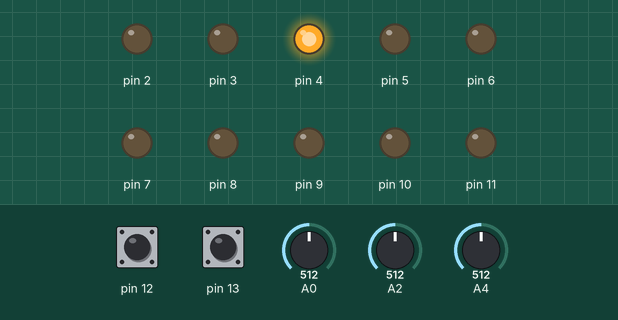
This sketch was run on a simulated Arduino Mega 2560, built with avr-gcc and run on an emulated ATmega2560. Shown: output pins drawn as LEDs (lit = HIGH). The test bench sets the inputs (shaded band); at power-on: A4 = 512, pin 12 HIGH, pin 13 HIGH, A0 = 512, A2 = 512.

Above: at 0.8 s.
0.9 s: A4 set to 637
2.4 s: A4 set to 659
At 4.3 s:
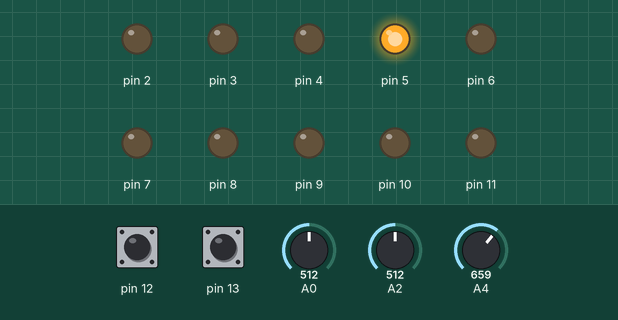
4.9 s: A4 set to 410
6.4 s: A4 set to 391
At 7.6 s:
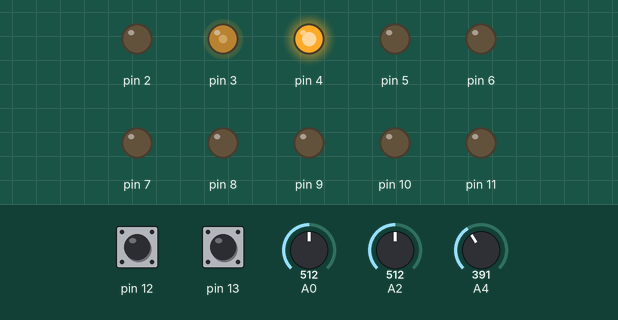
7.9 s: A4 set to 716
At 9.1 s:
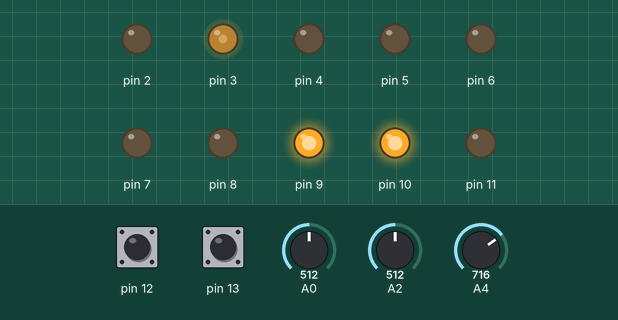
Timing chart, 0 to 10.7 s (numbered marks = the images above; inputs shaded):
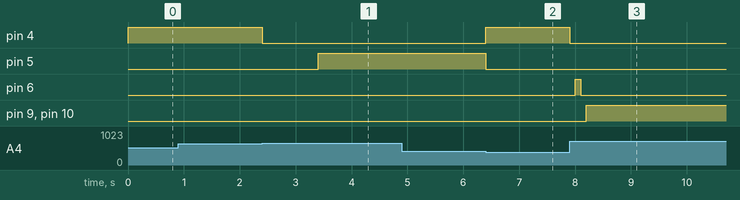

Measured:
- the behaviour switches between 650 and 651 on A4 (found by bisection; images 0 and 1)
- the behaviour switches between 400 and 399 on A4 (found by bisection; images 1 and 2)
- after the input at 0.9 s, every drawn part: stays the same
- after the input at 2.4 s, pin 4: HIGH → LOW at once; pin 5: LOW → HIGH after 1.0 s
- after the input at 4.9 s, every drawn part: stays the same
- after the input at 6.4 s, pin 3: 0/255 → 100/255 at once; pin 4: LOW → HIGH at once; pin 5: HIGH → LOW at once
- after the input at 7.9 s, pin 4: HIGH → LOW at once; pin 6: LOW → HIGH after 0.10 s, → LOW 0.10 s later; pin 9, pin 10: LOW → HIGH after 0.30 s

The sketch:

ClawMachine.ino
```cpp
#include <ArduinoJson.h>
bool w_ls, a_ls, s_ls, d_ls, up_ls, down_ls;
bool w_flag, a_flag, s_flag, d_flag, g_flag, g_flag2;
void setup() {
  Serial.begin(115200);
  w_ls = a_ls = s_ls = d_ls = up_ls = down_ls = false;
  w_flag = a_flag = s_flag = d_flag = g_flag = g_flag2 = false;
  for (int i = 2; i <= 11; i++) {
    pinMode(i, OUTPUT);
    digitalWrite(i, LOW);
  }
  pinMode(12, INPUT_PULLUP);
  pinMode(13, INPUT_PULLUP);
  for (uint8_t i = 34; i <= 52; i = i + 2) {
    pinMode(i, INPUT_PULLUP);
  }
  close();
  delay(1000);
  ad_stop();
  ws_stop();
  ud_stop();
  open();
  setled(100);
  //end();
}

void loop() {
  updatels();
  if (!g_flag) {
    if (w_flag && !w_ls) {
      w();
    } else if (s_flag && !s_ls) {
      s();
    } else {
      ws_stop();
    }
    if (a_flag && !a_ls) {
      a();
    } else if (d_flag && !d_ls) {
      d();
    } else {
      ad_stop();
    }
  }
  if (down_ls) {
    g_flag = false;
    ud_stop();
    close();
    delay(100);
    end();
  }
  if (g_flag) {
    ws_stop();
    ad_stop();
    if (g_flag2) {
      g_flag = false;
      g_flag2 = false;
      ud_stop();
      close();
      ws_stop();
      ad_stop();
      delay(100);
      end();
    } else {
      down();
    }
  } else {
    ud_stop();
  }

  if (Serial.available()) {
    // 等待接收完整的JSON字串s
    String jsonStr = Serial.readStringUntil('\n');

    // 解析JSON
    DynamicJsonDocument doc(256);  // 設定JSON文件的大小
    DeserializationError error = deserializeJson(doc, jsonStr);

    // 檢查是否發生錯誤
    if (error) {
      Serial.print("JSON parsing failed: ");
      Serial.println(error.c_str());
    } else {
      // 取得JSON物件中的 "get" 值
      const char* action = doc["get"];
      bool flag = doc["flag"];
      // 根據不同的值執行相應的函數
      if (strcmp(action, "up") == 0) {  //前
        w_flag = flag;
      } else if (strcmp(action, "down") == 0) {  //後
        s_flag = flag;
      } else if (strcmp(action, "left") == 0) {  //左
        a_flag = flag;
      } else if (strcmp(action, "right") == 0) {  //右
        d_flag = flag;
      } else if (strcmp(action, "grab") == 0) {  //夾
        if (g_flag) {
          g_flag2 = true;
        } else {
          g_flag = true;
          g_flag2 = false;
        }

      } else {
      }
    }
  }
}
void end() {
  while (digitalRead(12) != 1) {
    up();
  }
  ud_stop();
  down();
  delay(100);
  ud_stop();
  delay(100);
  while (analogRead(A0) < 570 || analogRead(A2) < 600) {
    if (analogRead(A0) < 570) {
      a();
    } else {
      ad_stop();
    }
    if (analogRead(A2) < 600) {
      s();
    } else {
      ws_stop();
    }
  }
  ad_stop();
  ws_stop();
  delay(500);
  open();
}
void updatels() {
  a_ls = analogRead(A0) >= 570;
  d_ls = analogRead(A1) <= 490;
  s_ls = analogRead(A2) >= 600;
  w_ls = analogRead(A3) >= 860;  //870;
  up_ls = digitalRead(12);
  down_ls = digitalRead(13);
}
void stop_all() {
  ws_stop();
  ad_stop();
  ud_stop();
}

void setled(int dim) {
  analogWrite(3, dim);
}
void ws_stop() {
  digitalWrite(8, LOW);
  digitalWrite(9, LOW);
}
void w() {  //前
  digitalWrite(9, LOW);
  digitalWrite(8, HIGH);
}
void s() {  //後
  digitalWrite(9, HIGH);
  digitalWrite(8, LOW);
}
void ad_stop() {
  digitalWrite(10, LOW);
  digitalWrite(11, LOW);
}
void a() {  //左
  digitalWrite(11, LOW);
  digitalWrite(10, HIGH);
}
void d() {  //右
  digitalWrite(11, HIGH);
  digitalWrite(10, LOW);
}
void ud_stop() {
  digitalWrite(6, LOW);
  digitalWrite(7, LOW);
}
void up() {
  digitalWrite(6, LOW);
  digitalWrite(7, HIGH);
}
void down() {
  digitalWrite(6, HIGH);
  digitalWrite(7, LOW);
}
void close() {
  while (analogRead(A4) <= 650) {
    digitalWrite(4, HIGH);
    digitalWrite(5, LOW);
  }
  digitalWrite(4, LOW);
}
void open() {
  while (analogRead(A4) >= 400) {
    digitalWrite(4, LOW);
    digitalWrite(5, HIGH);
  }
  digitalWrite(5, LOW);
}
```
